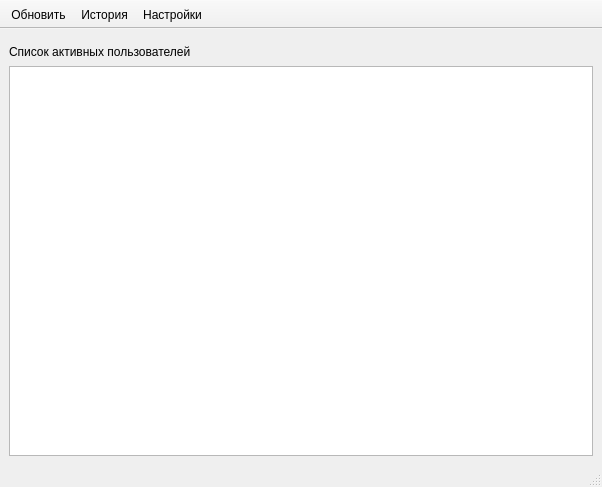
<?xml version="1.0" encoding="UTF-8"?>
<ui version="4.0">
 <class>MainWindow</class>
 <widget class="QMainWindow" name="MainWindow">
  <property name="geometry">
   <rect>
    <x>0</x>
    <y>0</y>
    <width>602</width>
    <height>487</height>
   </rect>
  </property>
  <property name="windowTitle">
   <string>Messaging Server alpha release</string>
  </property>
  <property name="windowIcon">
   <iconset>
    <normaloff>icons/settings-work-tool_16.png</normaloff>icons/settings-work-tool_16.png</iconset>
  </property>
  <property name="styleSheet">
   <string notr="true"/>
  </property>
  <property name="iconSize">
   <size>
    <width>16</width>
    <height>16</height>
   </size>
  </property>
  <widget class="QWidget" name="centralwidget">
   <layout class="QGridLayout" name="gridLayout">
    <item row="0" column="0">
     <widget class="QSplitter" name="splitter">
      <property name="sizePolicy">
       <sizepolicy hsizetype="Minimum" vsizetype="Minimum">
        <horstretch>0</horstretch>
        <verstretch>0</verstretch>
       </sizepolicy>
      </property>
      <property name="frameShape">
       <enum>QFrame::NoFrame</enum>
      </property>
      <property name="frameShadow">
       <enum>QFrame::Plain</enum>
      </property>
      <property name="lineWidth">
       <number>1</number>
      </property>
      <property name="orientation">
       <enum>Qt::Vertical</enum>
      </property>
      <property name="handleWidth">
       <number>0</number>
      </property>
      <property name="childrenCollapsible">
       <bool>true</bool>
      </property>
      <widget class="QLabel" name="lblUser">
       <property name="text">
        <string>Список активных пользователей</string>
       </property>
      </widget>
      <widget class="QTableView" name="active_users"/>
     </widget>
    </item>
   </layout>
  </widget>
  <widget class="QMenuBar" name="menubar">
   <property name="geometry">
    <rect>
     <x>0</x>
     <y>0</y>
     <width>602</width>
     <height>25</height>
    </rect>
   </property>
  </widget>
  <widget class="QStatusBar" name="statusbar"/>
  <widget class="QToolBar" name="toolBar">
   <property name="sizePolicy">
    <sizepolicy hsizetype="Fixed" vsizetype="Fixed">
     <horstretch>0</horstretch>
     <verstretch>0</verstretch>
    </sizepolicy>
   </property>
   <property name="windowTitle">
    <string>toolBar</string>
   </property>
   <property name="movable">
    <bool>false</bool>
   </property>
   <attribute name="toolBarArea">
    <enum>TopToolBarArea</enum>
   </attribute>
   <attribute name="toolBarBreak">
    <bool>false</bool>
   </attribute>
   <addaction name="action_refresh"/>
   <addaction name="action_history"/>
   <addaction name="action_config"/>
  </widget>
  <action name="action_refresh">
   <property name="icon">
    <iconset>
     <normaloff>icons/refresh-button_16.png</normaloff>icons/refresh-button_16.png</iconset>
   </property>
   <property name="text">
    <string>Обновить</string>
   </property>
   <property name="shortcut">
    <string>Ctrl+R</string>
   </property>
  </action>
  <action name="action_history">
   <property name="icon">
    <iconset>
     <normaloff>icons/history-clock-button_16.png</normaloff>icons/history-clock-button_16.png</iconset>
   </property>
   <property name="text">
    <string>История</string>
   </property>
   <property name="toolTip">
    <string>История сообщений</string>
   </property>
   <property name="shortcut">
    <string>Ctrl+H</string>
   </property>
  </action>
  <action name="action_config">
   <property name="icon">
    <iconset>
     <normaloff>icons/settings.png</normaloff>icons/settings.png</iconset>
   </property>
   <property name="text">
    <string>Настройки</string>
   </property>
   <property name="toolTip">
    <string>Настройки сервера</string>
   </property>
   <property name="shortcut">
    <string>Ctrl+S</string>
   </property>
  </action>
 </widget>
 <resources>
  <include location="res_icons.qrc"/>
 </resources>
 <connections/>
</ui>
